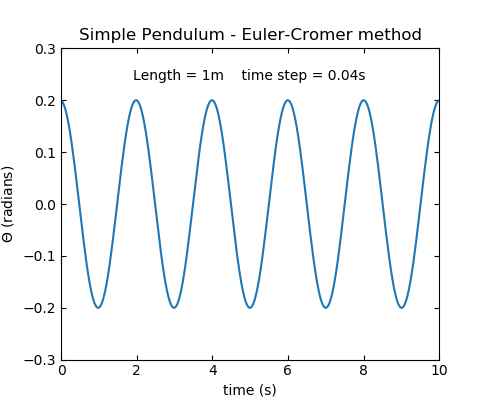

Here is the Python script that generated this plot:
# generates Figure 3.3 from Giordano
# James Keen - 2/3/2020

import matplotlib.pyplot as plt

# Constants
length = 1 # meters
dt = 0.04 # time step, in seconds
grav = 9.8 # gravity, in m/s^2

# Variables at initial value
omega = 0 #angular velocity, in radians/s
theta = 0.2 #angle, in radians
t = 0.0 #time, in seconds

# Arrays for data
theta_array = []
time_array = []

# this while loop performs all of the desired actions
while t <= 10.0:
    theta_array.append(theta)
    time_array.append(t)
    omega -= ((grav/length) * theta * dt)
    theta += (omega * dt)
    t += dt

# Plot display settings
plt.plot(time_array,theta_array)    
plt.axis([0,10,-0.3,0.3])
plt.xticks(ticks = (0,2,4,6,8,10))
plt.tick_params(direction = 'in', right = True, top = True)
plt.title('Simple Pendulum - Euler-Cromer method')
plt.text(1.9,0.24, "Length = 1m    time step = 0.04s")
plt.xlabel("time (s)")
plt.ylabel(r"$\dot{\Theta}$ (radians)")

plt.show()
